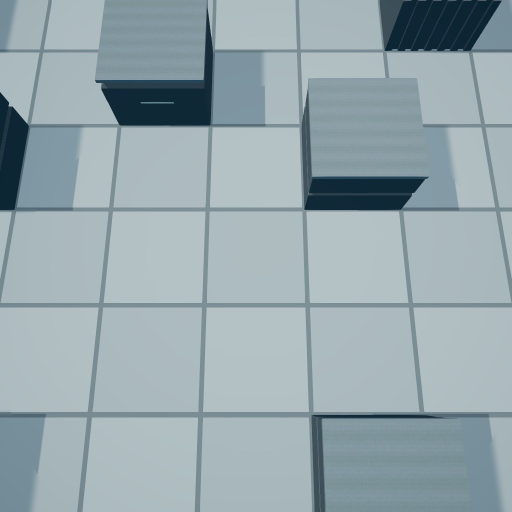
#> input picture Captures/AbilityJuice/shots/r3/aftermath/f0005.jpg, 1024 x 1024 px, given in place of f0000.jpg, which was not available (shown at 1/2 size)
$ python _ad_sbs.py
#> lines starting #> are read from the running program, lines starting #| are printed output that depends on the picture; long printed decimals are rounded; pictures that were not available may be replaced by others from this repository, and a replacement may not be noted
import numpy as np
from PIL import Image
import os, json

BASE = os.path.dirname(os.path.abspath(__file__))
SH = os.path.join(BASE, 'shots', 'r3')

def load(shot, idx):
#> called with shot = 'death', idx = 0
    p = os.path.join(SH, shot, 'f%04d.jpg' % idx)
    return np.asarray(Image.open(p).convert('RGB')).astype(np.float32)

def lum(a):
    return 0.2126*a[...,0] + 0.7152*a[...,1] + 0.0722*a[...,2]
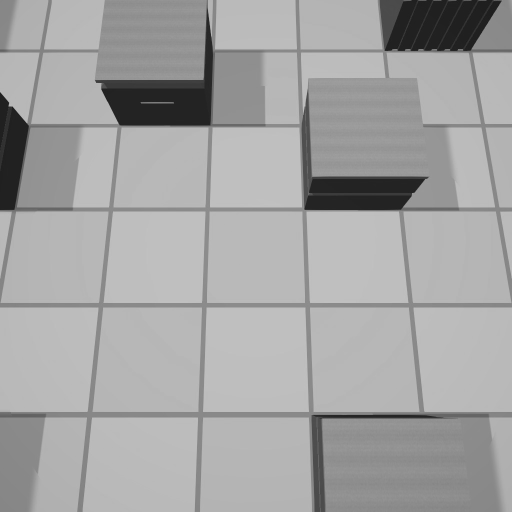
#> returned value: shape (1024, 1024) float32 (shown at 1/2 size); min 21.97, max 195.5, mean 163.9

# probe the grid pitch by autocorrelating the luminance rows/cols of a clean frame
def pitch(shot, clean_idx):
    a = lum(load(shot, clean_idx))
    h, w = a.shape
#> h = 1024; w = 1024
    # use the horizontal derivative energy summed over the middle band
    band = a[int(h*0.35):int(h*0.65), :]
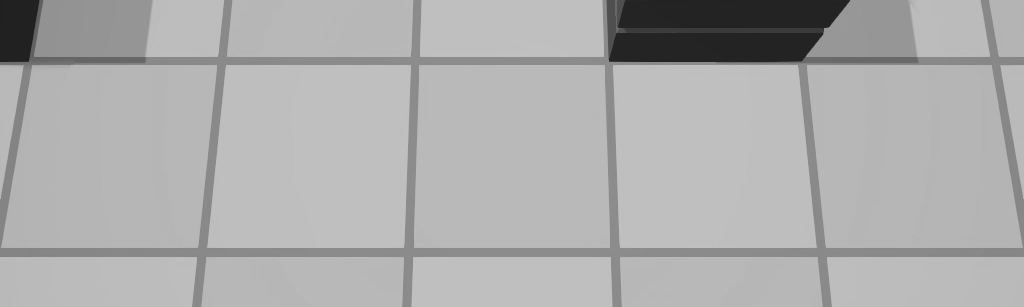
#> band: shape (307, 1024) float32; min 27.76, max 195.5, mean 173
    d = np.abs(np.diff(band, axis=1)).sum(axis=0)
#> d = 1023 values, max 3159.7 at index 607, min 0 at index 322, mean 203.7
    d = d - d.mean()
#> d = 1023 values, max 2956 at index 607, min -203.7 at index 322, mean -2.29e-05
    ac = np.correlate(d, d, mode='full')[len(d)-1:]
#> ac = 1023 values, max 189711792 at index 0, min -31016704 at index 124, mean 92723.1
    ac[:40] = 0
    return int(np.argmax(ac[:400]))

for shot, clean in (('death', 0), ('pogo', 0)):
    a = load(shot, clean)
    print(shot, 'frame shape', a.shape, 'pitch px', pitch(shot, clean))
#| death frame shape (1024, 1024, 3) pitch px 200
    L = lum(a)
    print('  floor lum median', np.median(L), 'p10', np.percentile(L,10), 'p90', np.percentile(L,90))
#|   floor lum median 182.172 p10 135.764 p90 190.240
#> pass 2 of the loop `for shot, clean in (('death', 0), ('pogo', 0)):`:
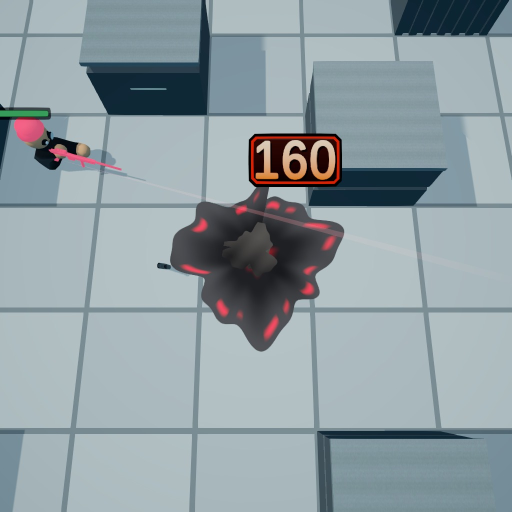
#> input picture Captures/AbilityJuice/shots/r3/death/f0028.jpg, 1024 x 1024 px, given in place of f0000.jpg, which was not available (shown at 1/2 size)
#> in lum (call 3), `return 0.2126*a[...,0] + 0.7152*a[...,1] + 0.0722*a[...,2]`:
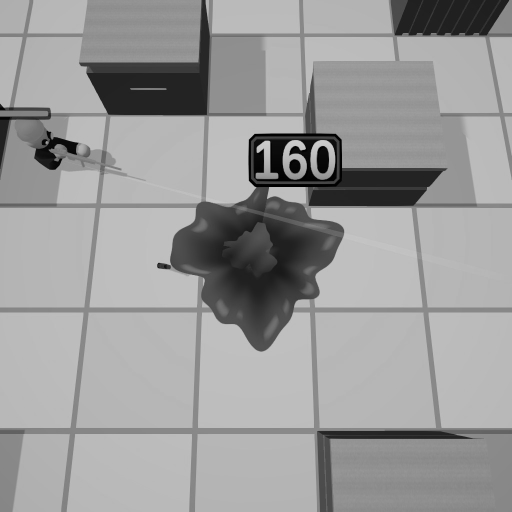
#> returned value: shape (1024, 1024) float32 (shown at 1/2 size); min 0, max 211.5, mean 154.8
#> in pitch (call 2), `band = a[int(h*0.35):int(h*0.65), :]`:
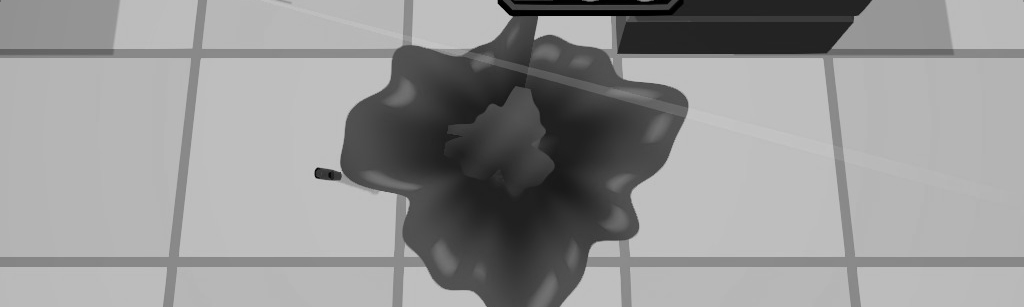
#> band: shape (307, 1024) float32; min 0, max 201.2, mean 149.2
#> in pitch (call 2), `d = np.abs(np.diff(band, axis=1)).sum(axis=0)`: d = 1023 values, max 3025.6 at index 402, min 0.576 at index 50, mean 266
#> in pitch (call 2), `d = d - d.mean()`: d = 1023 values, max 2759.5 at index 402, min -265.4 at index 50, mean 2.86e-05
#> ac = 1023 values, max 138686784 at index 0, min -33993784 at index 377, mean 67784.3
#| pogo frame shape (1024, 1024, 3) pitch px 218
#|   floor lum median 180.6694 p10 64.076 p90 190.240
